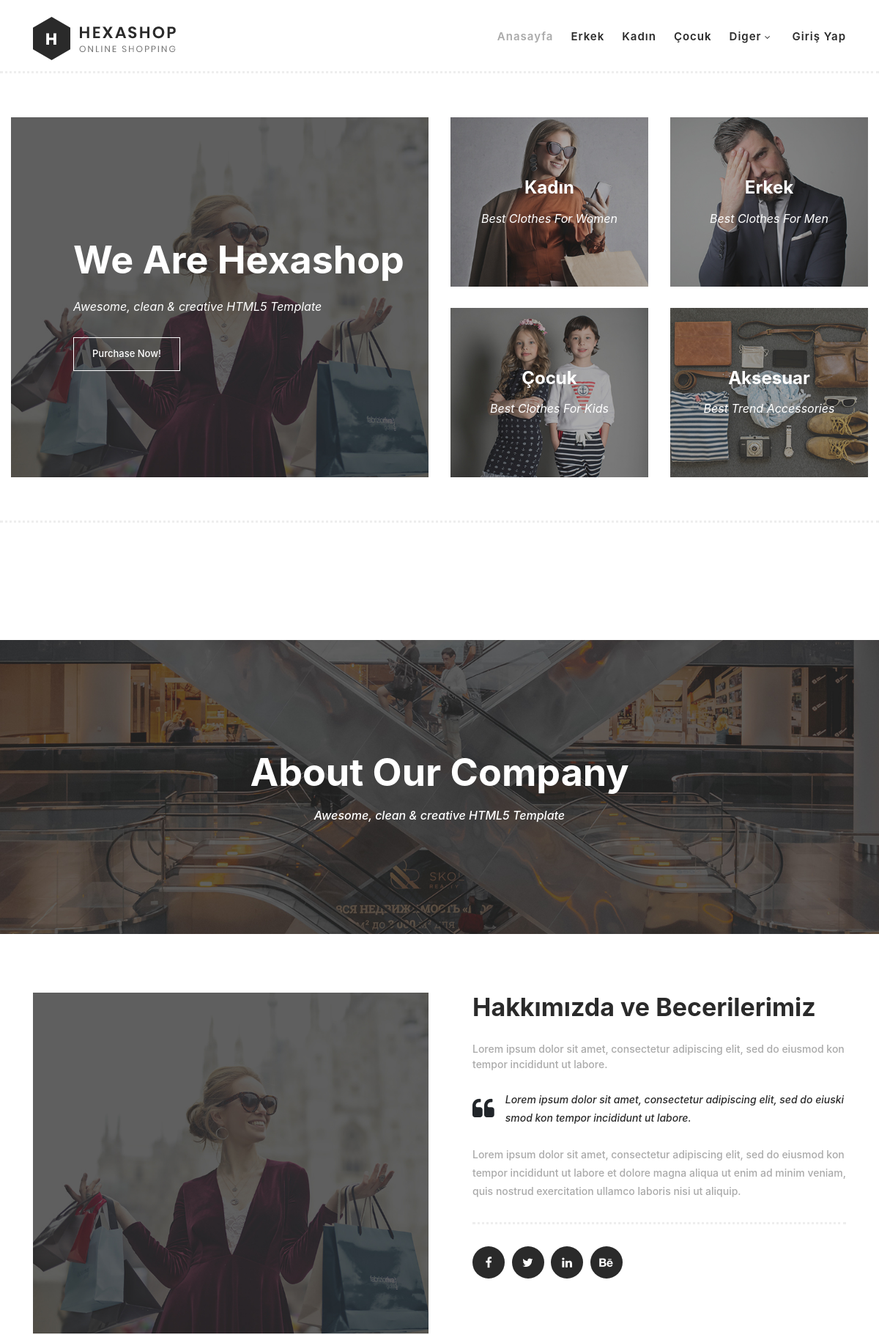
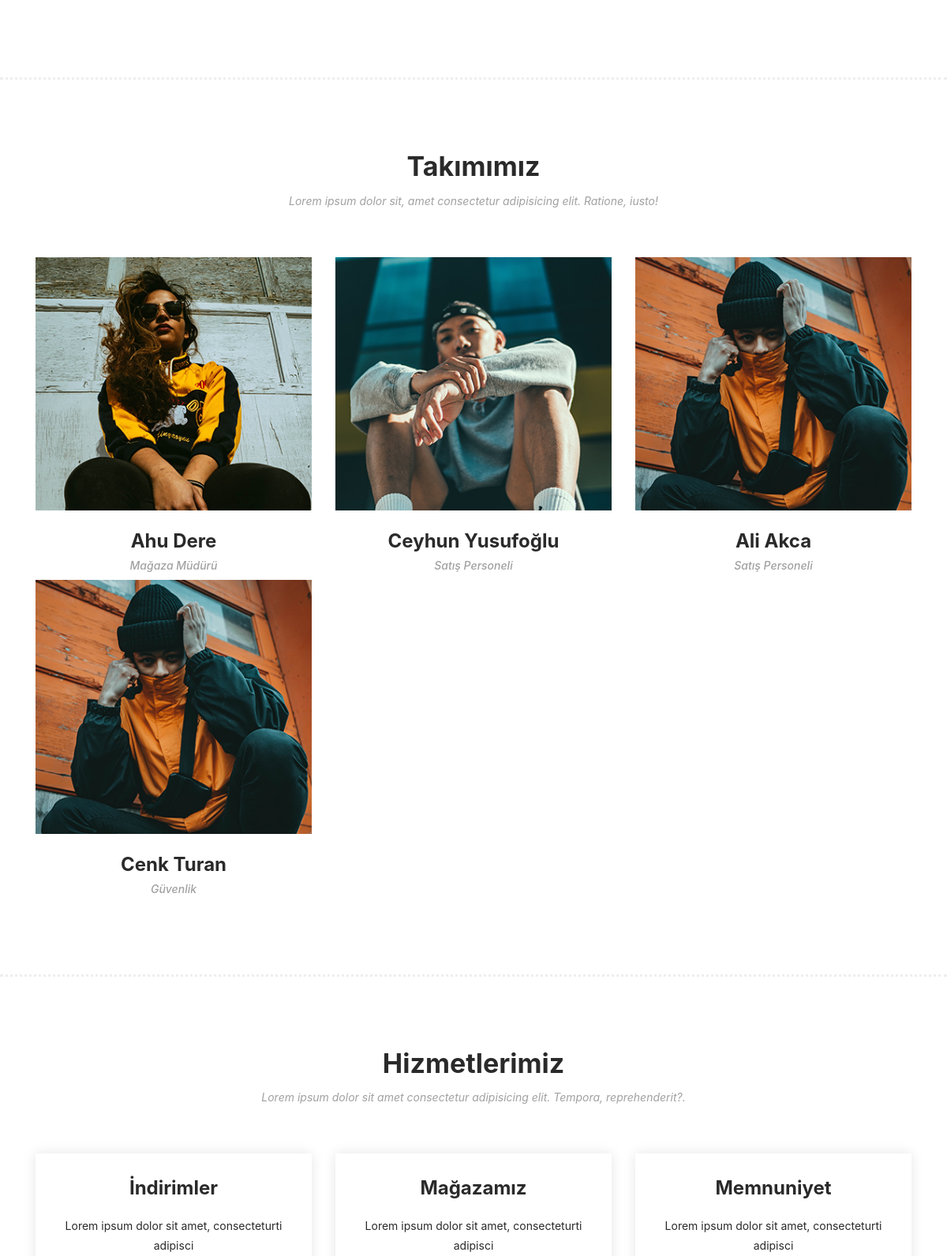
The page /about/ (upper part) on the database its author committed (2 pictures, top to bottom).
### myapp/models.py (models this page shows, shortened)
class About(models.Model):
    about_title =models.CharField(("title"), max_length=50)
    about_image =models.FileField(("resim"), upload_to='Photos', max_length=100)
    about_content =models.TextField(("content start"))
    about_content1 =models.TextField(("content center"),blank=True,null=True)
    about_content2 =models.TextField(("content end"),blank=True,null=True)
    about_fb =models.URLField(("https://www.facebook.com/"), max_length=200)
    about_x =models.URLField((" https://x.com/"), max_length=200)
    about_linkedin =models.URLField(("linkedin"), max_length=200)
    about_site =models.URLField(("http://127.0.0.1:8000/"), max_length=200)

class Employee(models.Model):
    employee_image =models.FileField(("image"), upload_to='Photos', max_length=100)
    employee_fb =models.URLField(("https://www.facebook.com/"), max_length=200)
    employee_x =models.URLField((" https://x.com/"), max_length=200)
    employee_linkedin =models.URLField(("linkedin"), max_length=200)
    employee_site =models.URLField(("http://127.0.0.1:8000/"), max_length=200)
    employee_name =models.CharField(("isim"), max_length=50)
    employee_duty =models.CharField(("görevi"), max_length=50)

class Services(models.Model):
    service_title =models.CharField(("title"), max_length=50)
    service_content =models.CharField(("content"),blank=True, max_length=50)
    service_image =models.FileField(("image"), upload_to='Photos', max_length=100)

### myapp/views.py (the view)
# urls.py: path('about/',about,name='hakkinda'),
def about(request):
    context = {}
    aboutpage = About.objects.all()
    employess = Employee.objects.all()
    services = Services.objects.all()
    context["aboutpage"] = aboutpage
    context["employess"] = employess
    context["services"] = services
    return render(request, "about.html", context)

### myapp/templates/about.html (shortened to what this page needs)
{% extends "base.html" %}
{% block body %}
<div class="page-heading about-page-heading" id="top">
    <div class="container">
        <div class="row">
            <div class="col-lg-12">
                <div class="inner-content">
                    <h2>About Our Company</h2>
                    <span>Awesome, clean &amp; creative HTML5 Template</span>
                </div>
            </div>
        </div>
    </div>
</div>
<div class="about-us">
    <div class="container">
        <div class="row">
            {% for about in aboutpage %}
            <div class="col-lg-6">
                <div class="left-image">
                    <img src="{{about.about_image.url}}" alt="">
                </div>
            </div>
            <div class="col-lg-6">
                <div class="right-content">
                    <h4>{{about.about_title}}</h4>
                    <span>{{about.about_content}}</span>
                    <div class="quote">
                        <i class="fa fa-quote-left"></i>
                        <p>{{about.about_content1}}</p>
                    </div>
                    <p>{{about.about_content2}}</p>
                    <ul>
                        <li><a href="{{about.about_fb}}"><i class="fa fa-facebook"></i></a></li>
                        <li><a href="{{about.about_x}}"><i class="fa fa-twitter"></i></a></li>
                        <li><a href="{{about.about_linkedin}}"><i class="fa fa-linkedin"></i></a></li>
                        <li><a href="{{about.about_site}}"><i class="fa fa-behance"></i></a></li>
                    </ul>
                </div>
            </div>
            {% endfor %}
        </div>
    </div>
</div>
<section class="our-team">
    <div class="container">
        <div class="row">
            <div class="col-lg-12">
                <div class="section-heading">
                    <h2>Takımımız</h2>
                    <span>Lorem ipsum dolor sit, amet consectetur adipisicing elit. Ratione, iusto!</span>
                </div>
            </div>
            {% for employes in employess %}
            <div class="col-lg-4 mb-2">
                <div class="team-item">
                    <div class="thumb">
                        <img src="{{employes.employee_image.url}}">
                    </div>
                    <div class="down-content">
                        <h4>{{employes.employee_name}}</h4>
                        <span>{{employes.employee_duty}}</span>
                    </div>
                </div>
            </div>
            {% endfor %}
        </div>
    </div>
</section>
<section class="our-services">
    <div class="container">
        <div class="row">
            <div class="col-lg-12">
                <div class="section-heading">
                    <h2>Hizmetlerimiz</h2>
                    <span>Lorem ipsum dolor sit amet consectetur adipisicing elit. Tempora, reprehenderit?.</span>
                </div>
            </div>
            {% for service in services %}
            <div class="col-lg-4">
                <div class="service-item">
                    <h4>{{service.service_title}}</h4>
                    <p>{{service.service_content}}</p>
                </div>
            </div>
            {% endfor %}
        </div>
    </div>
</section>
{% endblock body %}

### myapp/static/assets/css/templatemo-hexashop.css (style rules this page uses)
html, body, div, span, applet, object, iframe, h1, h2, h3, h4, h5, h6, p, blockquote, div pre, a, abbr, acronym, address, big, cite, code, del, dfn, em, font, img, ins, kbd, q, s, samp, small, strike, strong, sub, sup, tt, var, b, u, i, center, dl, dt, dd, ol, ul, li, figure, header, nav, section, article, aside, footer, figcaption { margin: 0; padding: 0; border: 0; outline: 0; }
ul, li { padding: 0; margin: 0; list-style: none; }
header, nav, section, article, aside, footer, hgroup { display: block; }
* { box-sizing: border-box; }
html, body { font-family: 'Poppins', sans-serif; font-weight: 400; background-color: #fff; font-size: 16px; -ms-text-size-adjust: 100%; -webkit-font-smoothing: antialiased; -moz-osx-font-smoothing: grayscale; }
a { text-decoration: none !important; }
h1, h2, h3, h4, h5, h6 { margin-top: 0px; margin-bottom: 0px; }
ul { margin-bottom: 0px; }
p { font-size: 14px; line-height: 25px; color: #2a2a2a; }
html, body { background: #fff; font-family: 'Poppins', sans-serif; }
.section-heading h2 { font-size: 34px; font-weight: 700; color: #2a2a2a; }
.section-heading span { font-size: 14px; color: #a1a1a1; font-style: italic; font-weight: 400; }
.page-heading { margin-top: 160px; margin-bottom: 30px; background-image: url(../images/products-page-heading.jpg); background-position: center center; background-size: cover; background-repeat: no-repeat; }
.page-heading .inner-content { padding: 150px 0px; text-align: center; }
.page-heading .inner-content h2 { font-size: 52px; color: #fff; font-weight: 700; margin-bottom: 15px; }
.page-heading .inner-content span { font-size: 16px; font-weight: 500; color: #fff; font-style: italic; }
.about-page-heading { margin-top: 160px; margin-bottom: 30px; background-image: url(../images/about-us-page-heading.jpg); background-position: center center; background-size: cover; background-repeat: no-repeat; }
.about-us { margin-top: 80px; }
.about-us .left-image img { width: 100%; overflow: hidden; }
.about-us .right-content { margin-left: 30px; }
.about-us .right-content h4 { font-size: 34px; font-weight: 700; color: #2a2a2a; }
.about-us .right-content span { font-size: 14px; color: #aaaaaa; font-weight: 500; display: block; margin-top: 25px; }
.about-us .right-content .quote { margin-top: 25px; }
.about-us .right-content .quote i { float: left; font-size: 32px; margin-right: 15px; margin-top: 10px; }
.about-us .right-content .quote p { font-style: italic; color: #2a2a2a; font-weight: 500; }
.about-us .right-content p { font-size: 14px; color: #aaaaaa; font-weight: 500; display: block; margin-top: 25px; }
.about-us .right-content ul { border-top: 3px dotted #eee; margin-top: 30px; padding-top: 30px; }
.about-us .right-content ul li { display: inline-block; margin-right: 5px; }
.about-us .right-content ul li a { width: 44px; height: 44px; background-color: #2a2a2a; color: #fff; display: inline-block; text-align: center; line-height: 44px; border-radius: 50%; transition: all .5s; }
.our-team { margin-top: 100px; padding-top: 90px; padding-bottom: 90px; border-top: 3px dotted #eee; }
.our-team .section-heading { margin-bottom: 60px; text-align: center; }
.our-team .section-heading h2 { margin-bottom: 10px; }
.our-team .team-item .thumb { position: relative; }
.our-team .team-item .thumb img { width: 100%; overflow: hidden; }
.our-team .team-item .down-content { text-align: center; padding-top: 25px; }
.our-team .team-item .down-content h4 { font-size: 24px; color: #2a2a2a; font-weight: 700; margin-bottom: 5px; }
.our-team .team-item .down-content span { font-size: 14px; color: #a1a1a1; font-weight: 500; display: block; font-style: italic; }
.our-services { padding-top: 90px; padding-bottom: 90px; border-top: 3px dotted #eee; border-bottom: 3px dotted #eee; }
.our-services .section-heading { margin-bottom: 60px; text-align: center; }
.our-services .section-heading h2 { margin-bottom: 10px; }
.our-services .service-item { padding: 30px; box-shadow: 0px 0px 15px rgba(0,0,0,0.10); text-align: center; }
.our-services .service-item h4 { font-size: 24px; font-weight: 700; color: #2a2a2a; margin-bottom: 20px; }
.our-services .service-item p { margin-bottom: 25px; }

### rows shown on the page
About: about_image (picture), about_title "Hakkımızda ve Becerilerimiz", about_content "Lorem ipsum dolor sit amet, consectetur adipiscing elit, sed do eiusmod kon tempor incididunt ut labore.", about_content1 "Lorem ipsum dolor sit amet, consectetur adipiscing elit, sed do eiuski smod kon tempor incididunt ut labore.", about_content2 "Lorem ipsum dolor sit amet, consectetur adipiscing elit, sed do eiusmod kon tempor incididunt ut labore et dolore magna aliqua ut enim ad minim veniam, quis nostrud exercitation ullamco laboris nisi ut aliquip."
Employee: employee_image (picture), employee_name "Ahu Dere", employee_duty "Mağaza Müdürü"
Employee: employee_image (picture), employee_name "Ceyhun Yusufoğlu", employee_duty "Satış Personeli"
Employee: employee_image (picture), employee_name "Ali Akca", employee_duty "Satış Personeli"
Employee: employee_image (picture), employee_name "Cenk Turan", employee_duty "Güvenlik"
Services: service_title "İndirimler", service_content "Lorem ipsum dolor sit amet, consecteturti adipisci"
Services: service_title "Mağazamız", service_content "Lorem ipsum dolor sit amet, consecteturti adipisci"
Services: service_title "Memnuniyet", service_content "Lorem ipsum dolor sit amet, consecteturti adipisci"
